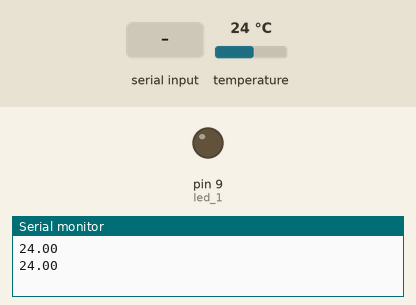
This sketch was run on a simulated Arduino Uno, built with avr-gcc and run on an emulated ATmega328P. Parts: output pins drawn as LEDs (lit = HIGH), the last lines printed to the serial monitor. The test bench sets the inputs (shaded band); at power-on: temperature 24 °C.

Above: at 1.9 s.
2.0 s: "A" received over Serial
At 2.9 s:
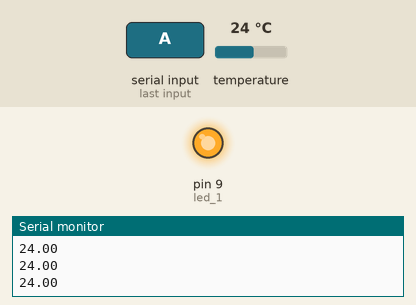
4.1 s: "B" received over Serial
At 5.4 s:
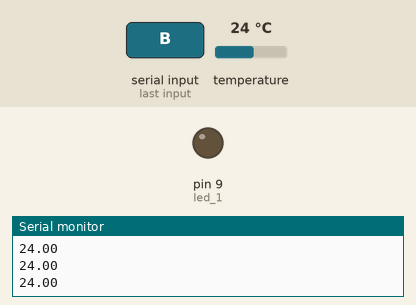
Timing chart, 0 to 7.1 s (numbered marks = the images above; inputs shaded):
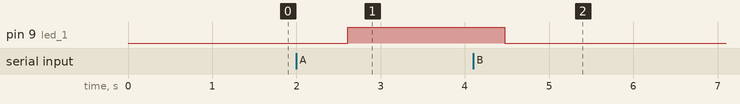

Measured:
- after the input at 2.0 s, pin 9 (led_1): LOW → HIGH after 0.61 s
- after the input at 4.1 s, pin 9 (led_1): HIGH → LOW after 0.37 s

The sketch:

SH.ino
```cpp
#include <Wire.h>
#include <DallasTemperature.h>
#include <OneWire.h>
#define ONE_WIRE_BUS_1 2

int led_1 = 9;
String readString;
OneWire oneWire_1(ONE_WIRE_BUS_1);
DallasTemperature sensors_1(&oneWire_1);
float x1;

void setup()
{
  Serial.begin(9600);
  sensors_1.begin();
  pinMode(led_1, OUTPUT);

}

void loop()
{

     sensors_1.requestTemperatures();

     delay(100);
     x1 = sensors_1.getTempCByIndex(0);

 Serial.println(x1);

switch(Serial.read()){
    case 'A' :
    digitalWrite(led_1,HIGH);

  delay(1000);

    break;
     case 'B' :
    digitalWrite(led_1,LOW);

  delay(1000);

    break;
  }
}
```
